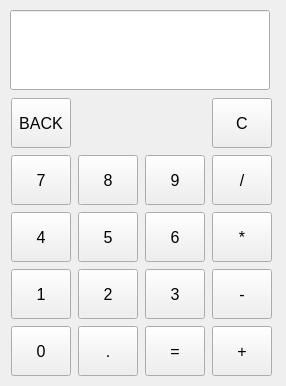
<?xml version="1.0" encoding="UTF-8"?>
<ui version="4.0">
 <class>Calculator</class>
 <widget class="QWidget" name="Calculator">
  <property name="geometry">
   <rect>
    <x>0</x>
    <y>0</y>
    <width>286</width>
    <height>386</height>
   </rect>
  </property>
  <property name="sizePolicy">
   <sizepolicy hsizetype="Fixed" vsizetype="Fixed">
    <horstretch>0</horstretch>
    <verstretch>0</verstretch>
   </sizepolicy>
  </property>
  <property name="minimumSize">
   <size>
    <width>50</width>
    <height>50</height>
   </size>
  </property>
  <property name="windowTitle">
   <string>Calculator</string>
  </property>
  <widget class="QPushButton" name="btn7">
   <property name="geometry">
    <rect>
     <x>11</x>
     <y>155</y>
     <width>60</width>
     <height>50</height>
    </rect>
   </property>
   <property name="sizePolicy">
    <sizepolicy hsizetype="MinimumExpanding" vsizetype="MinimumExpanding">
     <horstretch>0</horstretch>
     <verstretch>0</verstretch>
    </sizepolicy>
   </property>
   <property name="minimumSize">
    <size>
     <width>50</width>
     <height>50</height>
    </size>
   </property>
   <property name="maximumSize">
    <size>
     <width>60</width>
     <height>60</height>
    </size>
   </property>
   <property name="sizeIncrement">
    <size>
     <width>50</width>
     <height>50</height>
    </size>
   </property>
   <property name="baseSize">
    <size>
     <width>50</width>
     <height>50</height>
    </size>
   </property>
   <property name="font">
    <font>
     <pointsize>12</pointsize>
    </font>
   </property>
   <property name="cursor">
    <cursorShape>ArrowCursor</cursorShape>
   </property>
   <property name="text">
    <string>7</string>
   </property>
  </widget>
  <widget class="QPushButton" name="btn8">
   <property name="geometry">
    <rect>
     <x>78</x>
     <y>155</y>
     <width>60</width>
     <height>50</height>
    </rect>
   </property>
   <property name="sizePolicy">
    <sizepolicy hsizetype="MinimumExpanding" vsizetype="MinimumExpanding">
     <horstretch>0</horstretch>
     <verstretch>0</verstretch>
    </sizepolicy>
   </property>
   <property name="minimumSize">
    <size>
     <width>50</width>
     <height>50</height>
    </size>
   </property>
   <property name="maximumSize">
    <size>
     <width>60</width>
     <height>60</height>
    </size>
   </property>
   <property name="sizeIncrement">
    <size>
     <width>50</width>
     <height>50</height>
    </size>
   </property>
   <property name="baseSize">
    <size>
     <width>50</width>
     <height>50</height>
    </size>
   </property>
   <property name="font">
    <font>
     <pointsize>12</pointsize>
    </font>
   </property>
   <property name="cursor">
    <cursorShape>ArrowCursor</cursorShape>
   </property>
   <property name="text">
    <string>8</string>
   </property>
  </widget>
  <widget class="QPushButton" name="btn9">
   <property name="geometry">
    <rect>
     <x>145</x>
     <y>155</y>
     <width>60</width>
     <height>50</height>
    </rect>
   </property>
   <property name="sizePolicy">
    <sizepolicy hsizetype="MinimumExpanding" vsizetype="MinimumExpanding">
     <horstretch>0</horstretch>
     <verstretch>0</verstretch>
    </sizepolicy>
   </property>
   <property name="minimumSize">
    <size>
     <width>50</width>
     <height>50</height>
    </size>
   </property>
   <property name="maximumSize">
    <size>
     <width>60</width>
     <height>60</height>
    </size>
   </property>
   <property name="sizeIncrement">
    <size>
     <width>50</width>
     <height>50</height>
    </size>
   </property>
   <property name="baseSize">
    <size>
     <width>50</width>
     <height>50</height>
    </size>
   </property>
   <property name="font">
    <font>
     <pointsize>12</pointsize>
    </font>
   </property>
   <property name="cursor">
    <cursorShape>ArrowCursor</cursorShape>
   </property>
   <property name="text">
    <string>9</string>
   </property>
  </widget>
  <widget class="QPushButton" name="btn4">
   <property name="geometry">
    <rect>
     <x>11</x>
     <y>212</y>
     <width>60</width>
     <height>50</height>
    </rect>
   </property>
   <property name="sizePolicy">
    <sizepolicy hsizetype="MinimumExpanding" vsizetype="MinimumExpanding">
     <horstretch>0</horstretch>
     <verstretch>0</verstretch>
    </sizepolicy>
   </property>
   <property name="minimumSize">
    <size>
     <width>50</width>
     <height>50</height>
    </size>
   </property>
   <property name="maximumSize">
    <size>
     <width>60</width>
     <height>60</height>
    </size>
   </property>
   <property name="sizeIncrement">
    <size>
     <width>50</width>
     <height>50</height>
    </size>
   </property>
   <property name="baseSize">
    <size>
     <width>50</width>
     <height>50</height>
    </size>
   </property>
   <property name="font">
    <font>
     <pointsize>12</pointsize>
    </font>
   </property>
   <property name="cursor">
    <cursorShape>ArrowCursor</cursorShape>
   </property>
   <property name="text">
    <string>4</string>
   </property>
  </widget>
  <widget class="QPushButton" name="btn5">
   <property name="geometry">
    <rect>
     <x>78</x>
     <y>212</y>
     <width>60</width>
     <height>50</height>
    </rect>
   </property>
   <property name="sizePolicy">
    <sizepolicy hsizetype="MinimumExpanding" vsizetype="MinimumExpanding">
     <horstretch>0</horstretch>
     <verstretch>0</verstretch>
    </sizepolicy>
   </property>
   <property name="minimumSize">
    <size>
     <width>50</width>
     <height>50</height>
    </size>
   </property>
   <property name="maximumSize">
    <size>
     <width>60</width>
     <height>60</height>
    </size>
   </property>
   <property name="sizeIncrement">
    <size>
     <width>50</width>
     <height>50</height>
    </size>
   </property>
   <property name="baseSize">
    <size>
     <width>50</width>
     <height>50</height>
    </size>
   </property>
   <property name="font">
    <font>
     <pointsize>12</pointsize>
    </font>
   </property>
   <property name="cursor">
    <cursorShape>ArrowCursor</cursorShape>
   </property>
   <property name="text">
    <string>5</string>
   </property>
  </widget>
  <widget class="QPushButton" name="btn6">
   <property name="geometry">
    <rect>
     <x>145</x>
     <y>212</y>
     <width>60</width>
     <height>50</height>
    </rect>
   </property>
   <property name="sizePolicy">
    <sizepolicy hsizetype="MinimumExpanding" vsizetype="MinimumExpanding">
     <horstretch>0</horstretch>
     <verstretch>0</verstretch>
    </sizepolicy>
   </property>
   <property name="minimumSize">
    <size>
     <width>50</width>
     <height>50</height>
    </size>
   </property>
   <property name="maximumSize">
    <size>
     <width>60</width>
     <height>60</height>
    </size>
   </property>
   <property name="sizeIncrement">
    <size>
     <width>50</width>
     <height>50</height>
    </size>
   </property>
   <property name="baseSize">
    <size>
     <width>50</width>
     <height>50</height>
    </size>
   </property>
   <property name="font">
    <font>
     <pointsize>12</pointsize>
    </font>
   </property>
   <property name="cursor">
    <cursorShape>ArrowCursor</cursorShape>
   </property>
   <property name="text">
    <string>6</string>
   </property>
  </widget>
  <widget class="QPushButton" name="btn3">
   <property name="geometry">
    <rect>
     <x>145</x>
     <y>269</y>
     <width>60</width>
     <height>50</height>
    </rect>
   </property>
   <property name="sizePolicy">
    <sizepolicy hsizetype="MinimumExpanding" vsizetype="MinimumExpanding">
     <horstretch>0</horstretch>
     <verstretch>0</verstretch>
    </sizepolicy>
   </property>
   <property name="minimumSize">
    <size>
     <width>50</width>
     <height>50</height>
    </size>
   </property>
   <property name="maximumSize">
    <size>
     <width>60</width>
     <height>60</height>
    </size>
   </property>
   <property name="sizeIncrement">
    <size>
     <width>50</width>
     <height>50</height>
    </size>
   </property>
   <property name="baseSize">
    <size>
     <width>50</width>
     <height>50</height>
    </size>
   </property>
   <property name="font">
    <font>
     <pointsize>12</pointsize>
    </font>
   </property>
   <property name="cursor">
    <cursorShape>ArrowCursor</cursorShape>
   </property>
   <property name="text">
    <string>3</string>
   </property>
  </widget>
  <widget class="QPushButton" name="btn2">
   <property name="geometry">
    <rect>
     <x>78</x>
     <y>269</y>
     <width>60</width>
     <height>50</height>
    </rect>
   </property>
   <property name="sizePolicy">
    <sizepolicy hsizetype="MinimumExpanding" vsizetype="MinimumExpanding">
     <horstretch>0</horstretch>
     <verstretch>0</verstretch>
    </sizepolicy>
   </property>
   <property name="minimumSize">
    <size>
     <width>50</width>
     <height>50</height>
    </size>
   </property>
   <property name="maximumSize">
    <size>
     <width>60</width>
     <height>60</height>
    </size>
   </property>
   <property name="sizeIncrement">
    <size>
     <width>50</width>
     <height>50</height>
    </size>
   </property>
   <property name="baseSize">
    <size>
     <width>50</width>
     <height>50</height>
    </size>
   </property>
   <property name="font">
    <font>
     <pointsize>12</pointsize>
    </font>
   </property>
   <property name="cursor">
    <cursorShape>ArrowCursor</cursorShape>
   </property>
   <property name="text">
    <string>2</string>
   </property>
  </widget>
  <widget class="QPushButton" name="btn1">
   <property name="geometry">
    <rect>
     <x>11</x>
     <y>269</y>
     <width>60</width>
     <height>50</height>
    </rect>
   </property>
   <property name="sizePolicy">
    <sizepolicy hsizetype="MinimumExpanding" vsizetype="MinimumExpanding">
     <horstretch>0</horstretch>
     <verstretch>0</verstretch>
    </sizepolicy>
   </property>
   <property name="minimumSize">
    <size>
     <width>50</width>
     <height>50</height>
    </size>
   </property>
   <property name="maximumSize">
    <size>
     <width>60</width>
     <height>60</height>
    </size>
   </property>
   <property name="sizeIncrement">
    <size>
     <width>50</width>
     <height>50</height>
    </size>
   </property>
   <property name="baseSize">
    <size>
     <width>50</width>
     <height>50</height>
    </size>
   </property>
   <property name="font">
    <font>
     <pointsize>12</pointsize>
    </font>
   </property>
   <property name="cursor">
    <cursorShape>ArrowCursor</cursorShape>
   </property>
   <property name="text">
    <string>1</string>
   </property>
  </widget>
  <widget class="QPushButton" name="btn0">
   <property name="geometry">
    <rect>
     <x>11</x>
     <y>326</y>
     <width>60</width>
     <height>50</height>
    </rect>
   </property>
   <property name="sizePolicy">
    <sizepolicy hsizetype="MinimumExpanding" vsizetype="MinimumExpanding">
     <horstretch>0</horstretch>
     <verstretch>0</verstretch>
    </sizepolicy>
   </property>
   <property name="minimumSize">
    <size>
     <width>50</width>
     <height>50</height>
    </size>
   </property>
   <property name="maximumSize">
    <size>
     <width>60</width>
     <height>60</height>
    </size>
   </property>
   <property name="sizeIncrement">
    <size>
     <width>50</width>
     <height>50</height>
    </size>
   </property>
   <property name="baseSize">
    <size>
     <width>50</width>
     <height>50</height>
    </size>
   </property>
   <property name="font">
    <font>
     <pointsize>12</pointsize>
    </font>
   </property>
   <property name="cursor">
    <cursorShape>ArrowCursor</cursorShape>
   </property>
   <property name="text">
    <string>0</string>
   </property>
  </widget>
  <widget class="QPushButton" name="btn_dot">
   <property name="geometry">
    <rect>
     <x>78</x>
     <y>326</y>
     <width>60</width>
     <height>50</height>
    </rect>
   </property>
   <property name="sizePolicy">
    <sizepolicy hsizetype="MinimumExpanding" vsizetype="MinimumExpanding">
     <horstretch>0</horstretch>
     <verstretch>0</verstretch>
    </sizepolicy>
   </property>
   <property name="minimumSize">
    <size>
     <width>50</width>
     <height>50</height>
    </size>
   </property>
   <property name="maximumSize">
    <size>
     <width>60</width>
     <height>60</height>
    </size>
   </property>
   <property name="sizeIncrement">
    <size>
     <width>50</width>
     <height>50</height>
    </size>
   </property>
   <property name="baseSize">
    <size>
     <width>50</width>
     <height>50</height>
    </size>
   </property>
   <property name="font">
    <font>
     <pointsize>12</pointsize>
    </font>
   </property>
   <property name="cursor">
    <cursorShape>ArrowCursor</cursorShape>
   </property>
   <property name="text">
    <string>.</string>
   </property>
  </widget>
  <widget class="QPushButton" name="btn_equal">
   <property name="geometry">
    <rect>
     <x>145</x>
     <y>326</y>
     <width>60</width>
     <height>50</height>
    </rect>
   </property>
   <property name="sizePolicy">
    <sizepolicy hsizetype="MinimumExpanding" vsizetype="MinimumExpanding">
     <horstretch>0</horstretch>
     <verstretch>0</verstretch>
    </sizepolicy>
   </property>
   <property name="minimumSize">
    <size>
     <width>50</width>
     <height>50</height>
    </size>
   </property>
   <property name="maximumSize">
    <size>
     <width>60</width>
     <height>60</height>
    </size>
   </property>
   <property name="sizeIncrement">
    <size>
     <width>50</width>
     <height>50</height>
    </size>
   </property>
   <property name="baseSize">
    <size>
     <width>50</width>
     <height>50</height>
    </size>
   </property>
   <property name="font">
    <font>
     <pointsize>12</pointsize>
    </font>
   </property>
   <property name="cursor">
    <cursorShape>ArrowCursor</cursorShape>
   </property>
   <property name="text">
    <string>=</string>
   </property>
  </widget>
  <widget class="QPushButton" name="btn_divide">
   <property name="geometry">
    <rect>
     <x>212</x>
     <y>155</y>
     <width>60</width>
     <height>50</height>
    </rect>
   </property>
   <property name="sizePolicy">
    <sizepolicy hsizetype="MinimumExpanding" vsizetype="MinimumExpanding">
     <horstretch>0</horstretch>
     <verstretch>0</verstretch>
    </sizepolicy>
   </property>
   <property name="minimumSize">
    <size>
     <width>50</width>
     <height>50</height>
    </size>
   </property>
   <property name="maximumSize">
    <size>
     <width>60</width>
     <height>60</height>
    </size>
   </property>
   <property name="sizeIncrement">
    <size>
     <width>50</width>
     <height>50</height>
    </size>
   </property>
   <property name="baseSize">
    <size>
     <width>50</width>
     <height>50</height>
    </size>
   </property>
   <property name="font">
    <font>
     <pointsize>12</pointsize>
    </font>
   </property>
   <property name="cursor">
    <cursorShape>ArrowCursor</cursorShape>
   </property>
   <property name="text">
    <string>/</string>
   </property>
  </widget>
  <widget class="QPushButton" name="btn_multiply">
   <property name="geometry">
    <rect>
     <x>212</x>
     <y>212</y>
     <width>60</width>
     <height>50</height>
    </rect>
   </property>
   <property name="sizePolicy">
    <sizepolicy hsizetype="MinimumExpanding" vsizetype="MinimumExpanding">
     <horstretch>0</horstretch>
     <verstretch>0</verstretch>
    </sizepolicy>
   </property>
   <property name="minimumSize">
    <size>
     <width>50</width>
     <height>50</height>
    </size>
   </property>
   <property name="maximumSize">
    <size>
     <width>60</width>
     <height>60</height>
    </size>
   </property>
   <property name="sizeIncrement">
    <size>
     <width>50</width>
     <height>50</height>
    </size>
   </property>
   <property name="baseSize">
    <size>
     <width>50</width>
     <height>50</height>
    </size>
   </property>
   <property name="font">
    <font>
     <pointsize>12</pointsize>
    </font>
   </property>
   <property name="cursor">
    <cursorShape>ArrowCursor</cursorShape>
   </property>
   <property name="text">
    <string>*</string>
   </property>
  </widget>
  <widget class="QPushButton" name="btn_minus">
   <property name="geometry">
    <rect>
     <x>212</x>
     <y>269</y>
     <width>60</width>
     <height>50</height>
    </rect>
   </property>
   <property name="sizePolicy">
    <sizepolicy hsizetype="MinimumExpanding" vsizetype="MinimumExpanding">
     <horstretch>0</horstretch>
     <verstretch>0</verstretch>
    </sizepolicy>
   </property>
   <property name="minimumSize">
    <size>
     <width>50</width>
     <height>50</height>
    </size>
   </property>
   <property name="maximumSize">
    <size>
     <width>60</width>
     <height>60</height>
    </size>
   </property>
   <property name="sizeIncrement">
    <size>
     <width>50</width>
     <height>50</height>
    </size>
   </property>
   <property name="baseSize">
    <size>
     <width>50</width>
     <height>50</height>
    </size>
   </property>
   <property name="font">
    <font>
     <pointsize>12</pointsize>
    </font>
   </property>
   <property name="cursor">
    <cursorShape>ArrowCursor</cursorShape>
   </property>
   <property name="text">
    <string>-</string>
   </property>
  </widget>
  <widget class="QPushButton" name="btn_plus">
   <property name="geometry">
    <rect>
     <x>212</x>
     <y>326</y>
     <width>60</width>
     <height>50</height>
    </rect>
   </property>
   <property name="sizePolicy">
    <sizepolicy hsizetype="MinimumExpanding" vsizetype="MinimumExpanding">
     <horstretch>0</horstretch>
     <verstretch>0</verstretch>
    </sizepolicy>
   </property>
   <property name="minimumSize">
    <size>
     <width>50</width>
     <height>50</height>
    </size>
   </property>
   <property name="maximumSize">
    <size>
     <width>60</width>
     <height>60</height>
    </size>
   </property>
   <property name="sizeIncrement">
    <size>
     <width>50</width>
     <height>50</height>
    </size>
   </property>
   <property name="baseSize">
    <size>
     <width>50</width>
     <height>50</height>
    </size>
   </property>
   <property name="font">
    <font>
     <pointsize>12</pointsize>
    </font>
   </property>
   <property name="cursor">
    <cursorShape>ArrowCursor</cursorShape>
   </property>
   <property name="text">
    <string>+</string>
   </property>
  </widget>
  <widget class="QPushButton" name="btn_back">
   <property name="geometry">
    <rect>
     <x>11</x>
     <y>98</y>
     <width>60</width>
     <height>50</height>
    </rect>
   </property>
   <property name="sizePolicy">
    <sizepolicy hsizetype="MinimumExpanding" vsizetype="MinimumExpanding">
     <horstretch>0</horstretch>
     <verstretch>0</verstretch>
    </sizepolicy>
   </property>
   <property name="minimumSize">
    <size>
     <width>50</width>
     <height>50</height>
    </size>
   </property>
   <property name="maximumSize">
    <size>
     <width>60</width>
     <height>60</height>
    </size>
   </property>
   <property name="sizeIncrement">
    <size>
     <width>50</width>
     <height>50</height>
    </size>
   </property>
   <property name="baseSize">
    <size>
     <width>50</width>
     <height>50</height>
    </size>
   </property>
   <property name="font">
    <font>
     <pointsize>12</pointsize>
    </font>
   </property>
   <property name="cursor">
    <cursorShape>ArrowCursor</cursorShape>
   </property>
   <property name="text">
    <string>BACK</string>
   </property>
  </widget>
  <widget class="QPushButton" name="btnC">
   <property name="geometry">
    <rect>
     <x>212</x>
     <y>98</y>
     <width>60</width>
     <height>50</height>
    </rect>
   </property>
   <property name="sizePolicy">
    <sizepolicy hsizetype="MinimumExpanding" vsizetype="MinimumExpanding">
     <horstretch>0</horstretch>
     <verstretch>0</verstretch>
    </sizepolicy>
   </property>
   <property name="minimumSize">
    <size>
     <width>50</width>
     <height>50</height>
    </size>
   </property>
   <property name="maximumSize">
    <size>
     <width>60</width>
     <height>60</height>
    </size>
   </property>
   <property name="sizeIncrement">
    <size>
     <width>50</width>
     <height>50</height>
    </size>
   </property>
   <property name="baseSize">
    <size>
     <width>50</width>
     <height>50</height>
    </size>
   </property>
   <property name="font">
    <font>
     <pointsize>12</pointsize>
    </font>
   </property>
   <property name="cursor">
    <cursorShape>ArrowCursor</cursorShape>
   </property>
   <property name="text">
    <string>C</string>
   </property>
  </widget>
  <widget class="QLineEdit" name="lineEdit">
   <property name="geometry">
    <rect>
     <x>10</x>
     <y>10</y>
     <width>260</width>
     <height>80</height>
    </rect>
   </property>
   <property name="sizePolicy">
    <sizepolicy hsizetype="Preferred" vsizetype="MinimumExpanding">
     <horstretch>0</horstretch>
     <verstretch>0</verstretch>
    </sizepolicy>
   </property>
   <property name="minimumSize">
    <size>
     <width>200</width>
     <height>80</height>
    </size>
   </property>
   <property name="maximumSize">
    <size>
     <width>260</width>
     <height>100</height>
    </size>
   </property>
   <property name="baseSize">
    <size>
     <width>200</width>
     <height>80</height>
    </size>
   </property>
   <property name="font">
    <font>
     <pointsize>18</pointsize>
    </font>
   </property>
   <property name="text">
    <string/>
   </property>
   <property name="alignment">
    <set>Qt::AlignBottom|Qt::AlignRight|Qt::AlignTrailing</set>
   </property>
  </widget>
 </widget>
 <resources/>
 <connections/>
</ui>
